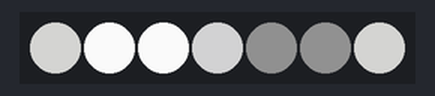
A sketch run on a simulated Arduino Uno, built with avr-gcc and run on an emulated ATmega328P. Shown: 7 RGB LEDs in strip order, left to right.

Above: at 0.21 s.
At 4.82 s:
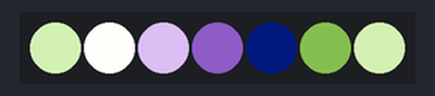
At 9.61 s:
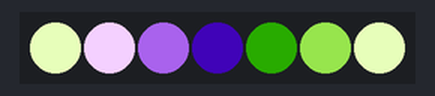
At 19.53 s:
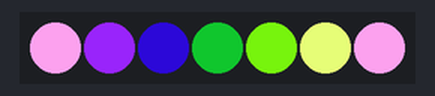
At 29.3 s:
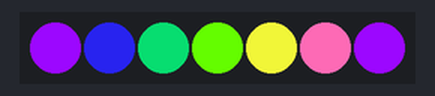
At 39.21 s:
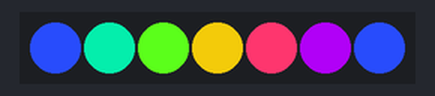
Timing chart, 0 to 40.0 s (numbered marks = the images above):
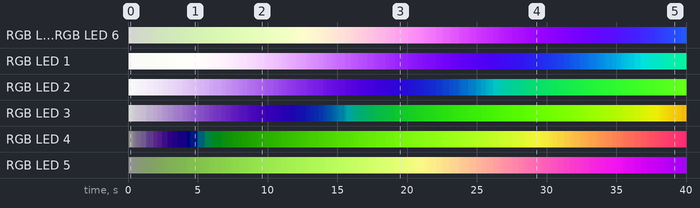

The sketch:

ida_vuelta_led_sin_RGB.ino
```cpp
#include <Adafruit_NeoPixel.h>
#ifdef __AVR__
#include <avr/power.h> // Required for 16 MHz Adafruit Trinket
#endif

#define LED_PIN     6
int desface = 0;
int cantPixeles  =7;
long marcaTiempo, tiempoActual;
long marcaTiempoFrec, muestreo = 25;
int espera = 500;
int indice = 0;
float frecSeno = 0.001;
float frecR = 0.0001;
float frecG = 0.00015;
float frecB = 0.00005;

bool direccion = true;
bool rampa = false;

Adafruit_NeoPixel strip(cantPixeles, LED_PIN, NEO_GRB + NEO_KHZ800);

void setup() {
  // put your setup code here, to run once:
  strip.begin();           // INITIALIZE NeoPixel strip object (REQUIRED)
  strip.show();            // Turn OFF all pixels ASAP
  tiempoActual = millis();
  marcaTiempo = tiempoActual;
  marcaTiempoFrec = tiempoActual;
  Serial.begin(9600);
}

void loop() {
  // put your main code here, to run repeatedly:
  tiempoActual = millis();


  // contador muestreo de brillo y led
  if (tiempoActual > marcaTiempoFrec + muestreo) {
    for (int i = 0 ; i < cantPixeles; i++) {
      float proporcion =float(i)/float(cantPixeles-1);
      float r = ((sin(float(tiempoActual )* frecR + proporcion * PI*2. + desface ) * 0.5 + .5) )* 255.;
      float g = ((sin(float(tiempoActual)* frecG + proporcion * PI*2. ) * 0.5 + .5) )* 255.;
      float b = ((sin(float(tiempoActual)* frecB + proporcion * PI*2.  - desface ) * 0.5 + .5) )* 255.;
   //  float degrade = 1.- abs(proporcion -.5); //guarda que esto no funciona bien
      strip.setPixelColor(i, strip.Color(  r,  g,  b));         //  Set pixel's color (in RAM)
      strip.show();
      //Serial.println(brillo*degrade);
    }
    marcaTiempoFrec = tiempoActual;
  }
}
```

Measured:
- by itself, RGB LED 4: off → RGB(16, 16, 16) at 0.06 s, → RGB(14, 13, 15) 0.31 s later, → RGB(13, 12, 15) 0.16 s later, → RGB(13, 11, 15) 0.10 s later, … (202 changes in this stretch)
- by itself, RGB LED 5: off → RGB(17, 17, 17) at 0.06 s, → RGB(19, 20, 18) 0.31 s later, → RGB(20, 22, 18) 0.16 s later, → RGB(21, 23, 19) 0.10 s later, … (206 changes in this stretch)
